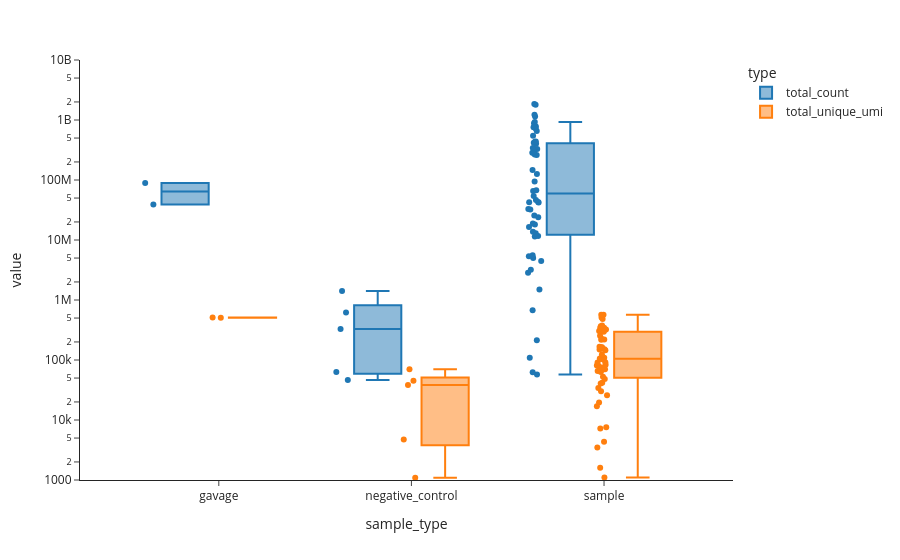

Notebook cell for this chart:
### Code cell
agg_dict = {'total_count': ('counts', 'sum'),
        'total_unique_umi': ('umi_seq', 'nunique')}

df_total_gpd = df_total_stack.groupby(['sample_type', 'sample']).agg(**agg_dict)

df_total_gpd = df_total_gpd.reset_index()
df_total_gpd = df_total_gpd.set_index(['sample_type', 'sample']).stack()
df_total_gpd = df_total_gpd.reset_index()
df_total_gpd = df_total_gpd.rename(columns = {'level_2':'type', 0:'value'})
df_total_gpd

df_plot = df_total_gpd.loc[df_total_gpd['type'].str.contains('ST')==False]
fig = px.box(df_plot,
             x = 'sample_type',
             y = 'value',
             color = 'type',
             hover_data = ['sample'],
             template = 'simple_white',
             points = 'all',
             log_y = True,
            category_orders={'sample_type': sorted(df_plot['sample_type'].unique())}
             )

fig.update_xaxes(matches=None, categoryorder='trace', showticklabels=True)
fig.update_yaxes(matches=None, showticklabels=True)
fig.update_yaxes(col=1, range=[3, 10])
fig.update_yaxes(col=2, range=[2, 7])
fig.show()

### Figure 1 — Plotly figure (JSON) as saved in the notebook; plotly's stock layout.template omitted (floating-point values rounded to 4 significant figures)
{"data": [{"alignmentgroup": "True", "boxpoints": "all", "customdata": [["s1_gavage-DNA"], ["s2_gavage-DNA"], ["NTC_H3_NTC"], ["WATER_B3_WATER"], ["WATER_C6_WATER"], ["WATER_D2_WATER"], ["WATER_F9_WATER"], ["s100_SI-DNA"], ["s101_SI-DNA"], ["s102_SI-DNA"], ["s103_SI-DNA"], ["s104_SI-DNA"], ["s105_SI-DNA"], ["s106_SI-DNA"], ["s109_Cecum-DNA"], ["s110_Cecum-DNA"], ["s111_Cecum-DNA"], ["s112_Cecum-DNA"], ["s113_Cecum-DNA"], ["s114_Cecum-DNA"], ["s115_Cecum-DNA"], ["s116_Cecum-DNA"], ["s119_Pr.-Colon-DNA"], ["s120_Pr.-Colon-DNA"], ["s121_Pr.-Colon-DNA"], ["s122_Pr.-Colon-DNA"], ["s123_Pr.-Colon-DNA"], ["s124_Pr.-Colon-DNA"], ["s125_Pr.-Colon-DNA"], ["s126_Pr.-Colon-DNA"], ["s19_stool-DNA"], ["s20_stool-DNA"], ["s21_stool-DNA"], ["s22_stool-DNA"], ["s23_stool-DNA"], ["s24_stool-DNA"], ["s25_stool-DNA"], ["s26_stool-DNA"], ["s29_stool-DNA"], ["s30_stool-DNA"], ["s31_stool-DNA"], ["s32_stool-DNA"], ["s33_stool-DNA"], ["s34_stool-DNA"], ["s35_stool-DNA"], ["s36_stool-DNA"], ["s39_stool-DNA"], ["s40_stool-DNA"], ["s41_stool-DNA"], ["s42_stool-DNA"], ["s43_stool-DNA"], ["s44_stool-DNA"], ["s45_stool-DNA"], ["s46_stool-DNA"], ["s49_stool-DNA"], ["s50_stool-DNA"], ["s51_stool-DNA"], ["s52_stool-DNA"], ["s53_stool-DNA"], ["s54_stool-DNA"], ["s55_stool-DNA"], ["s56_stool-DNA"], ["s99_SI-DNA"]], "hovertemplate": "type=total_count<br>sample_type=%{x}<br>value=%{y}<br>sample=%{customdata[0]}<extra></extra>", "legendgroup": "total_count", "marker": {"color": "#1F77B4"}, "name": "total_count", "notched": false, "offsetgroup": "total_count", "orientation": "v", "showlegend": true, "type": "box", "x": ["gavage", "gavage", "negative_control", "negative_control", "negative_control", "negative_control", "negative_control", "sample", "sample", "sample", "sample", "sample", "sample", "sample", "sample", "sample", "sample", "sample", "sample", "sample", "sample", "sample", "sample", "sample", "sample", "sample", "sample", "sample", "sample", "sample", "sample", "sample", "sample", "sample", "sample", "sample", "sample", "sample", "sample", "sample", "sample", "sample", "sample", "sample", "sample", "sample", "sample", "sample", "sample", "sample", "sample", "sample", "sample", "sample", "sample", "sample", "sample", "sample", "sample", "sample", "sample", "sample", "sample"], "x0": " ", "xaxis": "x", "y": [89300000.0, 39080000.0, 329200.0, 63210.0, 621600.0, 1418000.0, 46440.0, 5339000.0, 4485000.0, 213400.0, 23900000.0, 1502000.0, 54020000.0, 2852000.0, 758200000.0, 1803000000.0, 439800000.0, 5571000.0, 327100000.0, 67540000.0, 42460000.0, 261200000.0, 32130000.0, 41990000.0, 25700000.0, 147200000.0, 4998000.0, 548800000.0, 13730000.0, 881000000.0, 418600000.0, 65600000.0, 3197000.0, 11410000.0, 108600.0, 62460.0, 18810000.0, 57400.0, 300000000.0, 777300000.0, 125700000.0, 1223000000.0, 284900000.0, 11640000.0, 433200000.0, 673700.0, 1147000000.0, 341100000.0, 16490000.0, 928100000.0, 331100000.0, 12920000.0, 718500000.0, 400400000.0, 267100000.0, 1844000000.0, 32870000.0, 282800000.0, 656300000.0, 42920000.0, 18110000.0, 94570000.0, 46470000.0], "y0": " ", "yaxis": "y"}, {"alignmentgroup": "True", "boxpoints": "all", "customdata": [["s1_gavage-DNA"], ["s2_gavage-DNA"], ["NTC_H3_NTC"], ["WATER_B3_WATER"], ["WATER_C6_WATER"], ["WATER_D2_WATER"], ["WATER_F9_WATER"], ["s100_SI-DNA"], ["s101_SI-DNA"], ["s102_SI-DNA"], ["s103_SI-DNA"], ["s104_SI-DNA"], ["s105_SI-DNA"], ["s106_SI-DNA"], ["s109_Cecum-DNA"], ["s110_Cecum-DNA"], ["s111_Cecum-DNA"], ["s112_Cecum-DNA"], ["s113_Cecum-DNA"], ["s114_Cecum-DNA"], ["s115_Cecum-DNA"], ["s116_Cecum-DNA"], ["s119_Pr.-Colon-DNA"], ["s120_Pr.-Colon-DNA"], ["s121_Pr.-Colon-DNA"], ["s122_Pr.-Colon-DNA"], ["s123_Pr.-Colon-DNA"], ["s124_Pr.-Colon-DNA"], ["s125_Pr.-Colon-DNA"], ["s126_Pr.-Colon-DNA"], ["s19_stool-DNA"], ["s20_stool-DNA"], ["s21_stool-DNA"], ["s22_stool-DNA"], ["s23_stool-DNA"], ["s24_stool-DNA"], ["s25_stool-DNA"], ["s26_stool-DNA"], ["s29_stool-DNA"], ["s30_stool-DNA"], ["s31_stool-DNA"], ["s32_stool-DNA"], ["s33_stool-DNA"], ["s34_stool-DNA"], ["s35_stool-DNA"], ["s36_stool-DNA"], ["s39_stool-DNA"], ["s40_stool-DNA"], ["s41_stool-DNA"], ["s42_stool-DNA"], ["s43_stool-DNA"], ["s44_stool-DNA"], ["s45_stool-DNA"], ["s46_stool-DNA"], ["s49_stool-DNA"], ["s50_stool-DNA"], ["s51_stool-DNA"], ["s52_stool-DNA"], ["s53_stool-DNA"], ["s54_stool-DNA"], ["s55_stool-DNA"], ["s56_stool-DNA"], ["s99_SI-DNA"]], "hovertemplate": "type=total_unique_umi<br>sample_type=%{x}<br>value=%{y}<br>sample=%{customdata[0]}<extra></extra>", "legendgroup": "total_unique_umi", "marker": {"color": "#FF7F0E"}, "name": "total_unique_umi", "notched": false, "offsetgroup": "total_unique_umi", "orientation": "v", "showlegend": true, "type": "box", "x": ["gavage", "gavage", "negative_control", "negative_control", "negative_control", "negative_control", "negative_control", "sample", "sample", "sample", "sample", "sample", "sample", "sample", "sample", "sample", "sample", "sample", "sample", "sample", "sample", "sample", "sample", "sample", "sample", "sample", "sample", "sample", "sample", "sample", "sample", "sample", "sample", "sample", "sample", "sample", "sample", "sample", "sample", "sample", "sample", "sample", "sample", "sample", "sample", "sample", "sample", "sample", "sample", "sample", "sample", "sample", "sample", "sample", "sample", "sample", "sample", "sample", "sample", "sample", "sample", "sample", "sample"], "x0": " ", "xaxis": "x", "y": [512500.0, 507300.0, 38450.0, 4714.0, 44970.0, 70260.0, 1089.0, 101900.0, 30070.0, 7544.0, 19490.0, 7243.0, 25810.0, 16990.0, 565600.0, 364000.0, 339900.0, 68850.0, 150900.0, 91900.0, 52800.0, 90660.0, 146000.0, 295600.0, 304200.0, 216600.0, 40450.0, 65660.0, 41960.0, 79430.0, 305600.0, 166000.0, 109200.0, 69200.0, 3465.0, 1605.0, 34060.0, 1101.0, 511200.0, 303800.0, 344800.0, 225400.0, 163900.0, 74780.0, 123500.0, 4327.0, 483600.0, 296100.0, 326200.0, 253700.0, 149700.0, 63380.0, 106400.0, 82980.0, 569400.0, 376500.0, 321100.0, 220100.0, 162700.0, 70000.0, 104300.0, 80680.0, 48220.0], "y0": " ", "yaxis": "y"}], "layout": {"boxmode": "group", "legend": {"title": {"text": "type"}, "tracegroupgap": 0}, "margin": {"t": 60}, "xaxis": {"anchor": "y", "categoryarray": ["gavage", "negative_control", "sample"], "categoryorder": "trace", "domain": [0, 1], "showticklabels": true, "title": {"text": "sample_type"}}, "yaxis": {"anchor": "x", "domain": [0, 1], "range": [3, 10], "showticklabels": true, "title": {"text": "value"}, "type": "log"}}}
